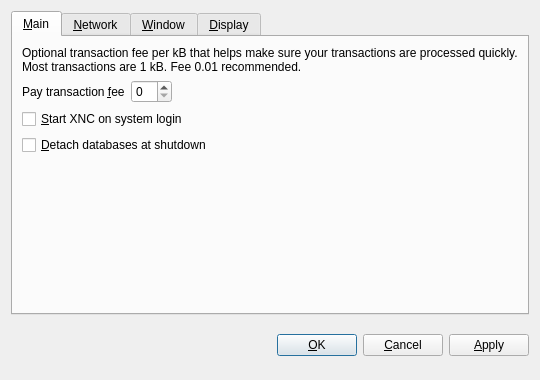
<?xml version="1.0" encoding="UTF-8"?>
<ui version="4.0">
 <class>OptionsDialog</class>
 <widget class="QDialog" name="OptionsDialog">
  <property name="geometry">
   <rect>
    <x>0</x>
    <y>0</y>
    <width>540</width>
    <height>380</height>
   </rect>
  </property>
  <property name="windowTitle">
   <string>Options</string>
  </property>
  <property name="modal">
   <bool>true</bool>
  </property>
  <layout class="QVBoxLayout" name="verticalLayout">
   <item>
    <widget class="QTabWidget" name="tabWidget">
     <property name="tabPosition">
      <enum>QTabWidget::North</enum>
     </property>
     <property name="currentIndex">
      <number>0</number>
     </property>
     <widget class="QWidget" name="tabMain">
      <attribute name="title">
       <string>&amp;Main</string>
      </attribute>
      <layout class="QVBoxLayout" name="verticalLayout_Main">
       <item>
        <widget class="QLabel" name="transactionFeeInfoLabel">
         <property name="text">
          <string>Optional transaction fee per kB that helps make sure your transactions are processed quickly. Most transactions are 1 kB. Fee 0.01 recommended.</string>
         </property>
         <property name="textFormat">
          <enum>Qt::PlainText</enum>
         </property>
         <property name="wordWrap">
          <bool>true</bool>
         </property>
        </widget>
       </item>
       <item>
        <layout class="QHBoxLayout" name="horizontalLayout_Main">
         <item>
          <widget class="QLabel" name="transactionFeeLabel">
           <property name="text">
            <string>Pay transaction &amp;fee</string>
           </property>
           <property name="textFormat">
            <enum>Qt::PlainText</enum>
           </property>
           <property name="buddy">
            <cstring>transactionFee</cstring>
           </property>
          </widget>
         </item>
         <item>
          <widget class="BitcoinAmountField" name="transactionFee"/>
         </item>
         <item>
          <spacer name="horizontalSpacer_Main">
           <property name="orientation">
            <enum>Qt::Horizontal</enum>
           </property>
           <property name="sizeHint" stdset="0">
            <size>
             <width>40</width>
             <height>20</height>
            </size>
           </property>
          </spacer>
         </item>
        </layout>
       </item>
       <item>
        <widget class="QCheckBox" name="bitcoinAtStartup">
         <property name="toolTip">
          <string>Automatically start XNC after logging in to the system.</string>
         </property>
         <property name="text">
          <string>&amp;Start XNC on system login</string>
         </property>
        </widget>
       </item>
       <item>
        <widget class="QCheckBox" name="detachDatabases">
         <property name="toolTip">
          <string>Detach block and address databases at shutdown. This means they can be moved to another data directory, but it slows down shutdown. The wallet is always detached.</string>
         </property>
         <property name="text">
          <string>&amp;Detach databases at shutdown</string>
         </property>
        </widget>
       </item>
       <item>
        <spacer name="verticalSpacer_Main">
         <property name="orientation">
          <enum>Qt::Vertical</enum>
         </property>
         <property name="sizeHint" stdset="0">
          <size>
           <width>20</width>
           <height>40</height>
          </size>
         </property>
        </spacer>
       </item>
      </layout>
     </widget>
     <widget class="QWidget" name="tabNetwork">
      <attribute name="title">
       <string>&amp;Network</string>
      </attribute>
      <layout class="QVBoxLayout" name="verticalLayout_Network">
       <item>
        <widget class="QCheckBox" name="mapPortUpnp">
         <property name="toolTip">
          <string>Automatically open the XNC client port on the router. This only works when your router supports UPnP and it is enabled.</string>
         </property>
         <property name="text">
          <string>Map port using &amp;UPnP</string>
         </property>
        </widget>
       </item>
       <item>
        <widget class="QCheckBox" name="connectSocks">
         <property name="toolTip">
          <string>Connect to the XNC network through a SOCKS proxy (e.g. when connecting through Tor).</string>
         </property>
         <property name="text">
          <string>&amp;Connect through SOCKS proxy:</string>
         </property>
        </widget>
       </item>
       <item>
        <layout class="QHBoxLayout" name="horizontalLayout_Network">
         <item>
          <widget class="QLabel" name="proxyIpLabel">
           <property name="text">
            <string>Proxy &amp;IP:</string>
           </property>
           <property name="textFormat">
            <enum>Qt::PlainText</enum>
           </property>
           <property name="buddy">
            <cstring>proxyIp</cstring>
           </property>
          </widget>
         </item>
         <item>
          <widget class="QValidatedLineEdit" name="proxyIp">
           <property name="maximumSize">
            <size>
             <width>140</width>
             <height>16777215</height>
            </size>
           </property>
           <property name="toolTip">
            <string>IP address of the proxy (e.g. 127.0.0.1)</string>
           </property>
          </widget>
         </item>
         <item>
          <widget class="QLabel" name="proxyPortLabel">
           <property name="text">
            <string>&amp;Port:</string>
           </property>
           <property name="textFormat">
            <enum>Qt::PlainText</enum>
           </property>
           <property name="buddy">
            <cstring>proxyPort</cstring>
           </property>
          </widget>
         </item>
         <item>
          <widget class="QLineEdit" name="proxyPort">
           <property name="maximumSize">
            <size>
             <width>55</width>
             <height>16777215</height>
            </size>
           </property>
           <property name="toolTip">
            <string>Port of the proxy (e.g. 9060)</string>
           </property>
          </widget>
         </item>
         <item>
          <widget class="QLabel" name="socksVersionLabel">
           <property name="text">
            <string>SOCKS &amp;Version:</string>
           </property>
           <property name="textFormat">
            <enum>Qt::PlainText</enum>
           </property>
           <property name="buddy">
            <cstring>socksVersion</cstring>
           </property>
          </widget>
         </item>
         <item>
          <widget class="QValueComboBox" name="socksVersion">
           <property name="toolTip">
            <string>SOCKS version of the proxy (e.g. 5)</string>
           </property>
          </widget>
         </item>
         <item>
          <spacer name="horizontalSpacer_Network">
           <property name="orientation">
            <enum>Qt::Horizontal</enum>
           </property>
           <property name="sizeHint" stdset="0">
            <size>
             <width>40</width>
             <height>20</height>
            </size>
           </property>
          </spacer>
         </item>
        </layout>
       </item>
       <item>
        <spacer name="verticalSpacer_Network">
         <property name="orientation">
          <enum>Qt::Vertical</enum>
         </property>
         <property name="sizeHint" stdset="0">
          <size>
           <width>20</width>
           <height>40</height>
          </size>
         </property>
        </spacer>
       </item>
      </layout>
     </widget>
     <widget class="QWidget" name="tabWindow">
      <attribute name="title">
       <string>&amp;Window</string>
      </attribute>
      <layout class="QVBoxLayout" name="verticalLayout_Window">
       <item>
        <widget class="QCheckBox" name="minimizeToTray">
         <property name="toolTip">
          <string>Show only a tray icon after minimizing the window.</string>
         </property>
         <property name="text">
          <string>&amp;Minimize to the tray instead of the taskbar</string>
         </property>
        </widget>
       </item>
       <item>
        <widget class="QCheckBox" name="minimizeOnClose">
         <property name="toolTip">
          <string>Minimize instead of exit the application when the window is closed. When this option is enabled, the application will be closed only after selecting Quit in the menu.</string>
         </property>
         <property name="text">
          <string>M&amp;inimize on close</string>
         </property>
        </widget>
       </item>
       <item>
        <spacer name="verticalSpacer_Window">
         <property name="orientation">
          <enum>Qt::Vertical</enum>
         </property>
         <property name="sizeHint" stdset="0">
          <size>
           <width>20</width>
           <height>40</height>
          </size>
         </property>
        </spacer>
       </item>
      </layout>
     </widget>
     <widget class="QWidget" name="tabDisplay">
      <attribute name="title">
       <string>&amp;Display</string>
      </attribute>
      <layout class="QVBoxLayout" name="verticalLayout_Display">
       <item>
        <layout class="QHBoxLayout" name="horizontalLayout_1_Display">
         <item>
          <widget class="QLabel" name="langLabel">
           <property name="text">
            <string>User Interface &amp;language:</string>
           </property>
           <property name="textFormat">
            <enum>Qt::PlainText</enum>
           </property>
           <property name="buddy">
            <cstring>lang</cstring>
           </property>
          </widget>
         </item>
         <item>
          <widget class="QValueComboBox" name="lang">
           <property name="toolTip">
            <string>The user interface language can be set here. This setting will take effect after restarting XNC.</string>
           </property>
          </widget>
         </item>
        </layout>
       </item>
       <item>
        <layout class="QHBoxLayout" name="horizontalLayout_2_Display">
         <item>
          <widget class="QLabel" name="unitLabel">
           <property name="text">
            <string>&amp;Unit to show amounts in:</string>
           </property>
           <property name="textFormat">
            <enum>Qt::PlainText</enum>
           </property>
           <property name="buddy">
            <cstring>unit</cstring>
           </property>
          </widget>
         </item>
         <item>
          <widget class="QValueComboBox" name="unit">
           <property name="toolTip">
            <string>Choose the default subdivision unit to show in the interface and when sending coins.</string>
           </property>
          </widget>
         </item>
        </layout>
       </item>
       <item>
        <widget class="QCheckBox" name="displayAddresses">
         <property name="toolTip">
          <string>Whether to show XNC addresses in the transaction list or not.</string>
         </property>
         <property name="text">
          <string>&amp;Display addresses in transaction list</string>
         </property>
        </widget>
       </item>
       <item>
        <widget class="QCheckBox" name="coinControlFeatures">
         <property name="toolTip">
          <string>Whether to show coin control features or not.</string>
         </property>
         <property name="text">
          <string>Display coin &amp;control features (experts only!)</string>
         </property>
        </widget>
       </item>
       <item>
        <spacer name="verticalSpacer_Display">
         <property name="orientation">
          <enum>Qt::Vertical</enum>
         </property>
         <property name="sizeHint" stdset="0">
          <size>
           <width>20</width>
           <height>40</height>
          </size>
         </property>
        </spacer>
       </item>
      </layout>
     </widget>
    </widget>
   </item>
   <item>
    <layout class="QHBoxLayout" name="horizontalLayout_Buttons">
     <item>
      <spacer name="horizontalSpacer_1">
       <property name="orientation">
        <enum>Qt::Horizontal</enum>
       </property>
       <property name="sizeHint" stdset="0">
        <size>
         <width>40</width>
         <height>48</height>
        </size>
       </property>
      </spacer>
     </item>
     <item>
      <widget class="QLabel" name="statusLabel">
       <property name="font">
        <font>
         <weight>75</weight>
         <bold>true</bold>
        </font>
       </property>
       <property name="text">
        <string/>
       </property>
       <property name="textFormat">
        <enum>Qt::PlainText</enum>
       </property>
       <property name="wordWrap">
        <bool>true</bool>
       </property>
      </widget>
     </item>
     <item>
      <spacer name="horizontalSpacer_2">
       <property name="orientation">
        <enum>Qt::Horizontal</enum>
       </property>
       <property name="sizeHint" stdset="0">
        <size>
         <width>40</width>
         <height>48</height>
        </size>
       </property>
      </spacer>
     </item>
     <item>
      <widget class="QPushButton" name="okButton">
       <property name="text">
        <string>&amp;OK</string>
       </property>
      </widget>
     </item>
     <item>
      <widget class="QPushButton" name="cancelButton">
       <property name="text">
        <string>&amp;Cancel</string>
       </property>
       <property name="autoDefault">
        <bool>false</bool>
       </property>
      </widget>
     </item>
     <item>
      <widget class="QPushButton" name="applyButton">
       <property name="text">
        <string>&amp;Apply</string>
       </property>
       <property name="autoDefault">
        <bool>false</bool>
       </property>
      </widget>
     </item>
    </layout>
   </item>
  </layout>
 </widget>
 <customwidgets>
  <customwidget>
   <class>BitcoinAmountField</class>
   <extends>QSpinBox</extends>
   <header>bitcoinamountfield.h</header>
  </customwidget>
  <customwidget>
   <class>QValueComboBox</class>
   <extends>QComboBox</extends>
   <header>qvaluecombobox.h</header>
  </customwidget>
  <customwidget>
   <class>QValidatedLineEdit</class>
   <extends>QLineEdit</extends>
   <header>qvalidatedlineedit.h</header>
  </customwidget>
 </customwidgets>
 <resources/>
 <connections/>
</ui>
